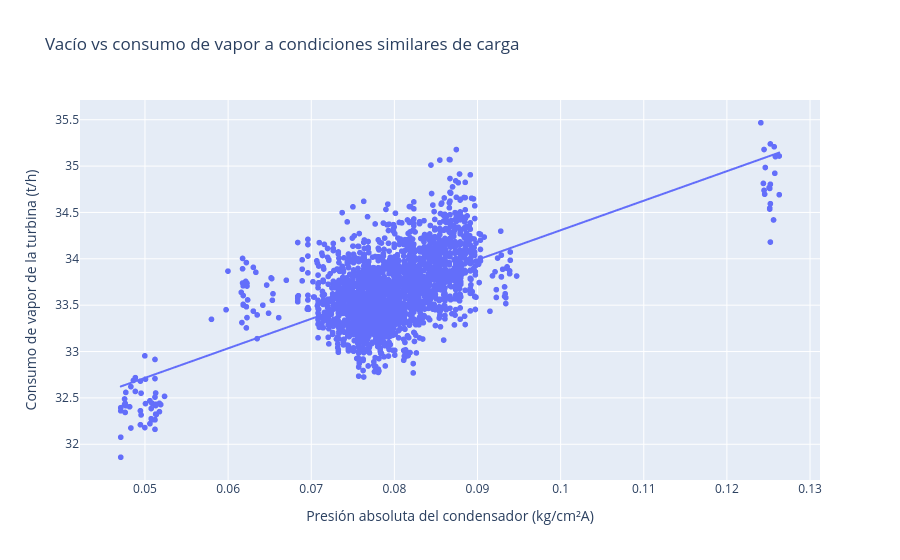

Write notebook code for a chart like this one.
### Code cell
import plotly.express as px

fig = px.scatter(
    df_carga_controlada,
    x="Presion_Condensador_kg_cm2A",
    y="Flujo_Vapor_Turbina_t_h",
    trendline="ols",
    title="Vacío vs consumo de vapor a condiciones similares de carga",
    labels={
        "Presion_Condensador_kg_cm2A":
            "Presión absoluta del condensador (kg/cm²A)",
        "Flujo_Vapor_Turbina_t_h":
            "Consumo de vapor de la turbina (t/h)"
    }
)

fig.show()

### Figure 1 — Plotly figure (JSON) as saved in the notebook; plotly's stock layout.template omitted (floating-point values rounded to 4 significant figures; data arrays with more than 128 entries replaced by an {"elided": "..."} marker saying what was removed)
{"data": [{"hovertemplate": "Presión absoluta del condensador (kg/cm²A)=%{x}<br>Consumo de vapor de la turbina (t/h)=%{y}<extra></extra>", "legendgroup": "", "marker": {"color": "#636efa", "symbol": "circle"}, "mode": "markers", "name": "", "showlegend": false, "type": "scattergl", "x": {"elided": "2421 float values"}, "xaxis": "x", "y": {"elided": "2421 float values"}, "yaxis": "y"}, {"hovertemplate": "<b>OLS trendline</b><br>Flujo_Vapor_Turbina_t_h = 31.8421 * Presion_Condensador_kg_cm2A + 31.1241<br>R<sup>2</sup>=0.372201<br><br>Presión absoluta del condensador (kg/cm²A)=%{x}<br>Consumo de vapor de la turbina (t/h)=%{y} <b>(trend)</b><extra></extra>", "legendgroup": "", "marker": {"color": "#636efa", "symbol": "circle"}, "mode": "lines", "name": "", "showlegend": false, "type": "scattergl", "x": {"elided": "2421 float values"}, "xaxis": "x", "y": {"elided": "2421 float values"}, "yaxis": "y"}], "layout": {"legend": {"tracegroupgap": 0}, "title": {"text": "Vacío vs consumo de vapor a condiciones similares de carga"}, "xaxis": {"anchor": "y", "domain": [0, 1], "title": {"text": "Presión absoluta del condensador (kg/cm²A)"}}, "yaxis": {"anchor": "x", "domain": [0, 1], "title": {"text": "Consumo de vapor de la turbina (t/h)"}}}}
